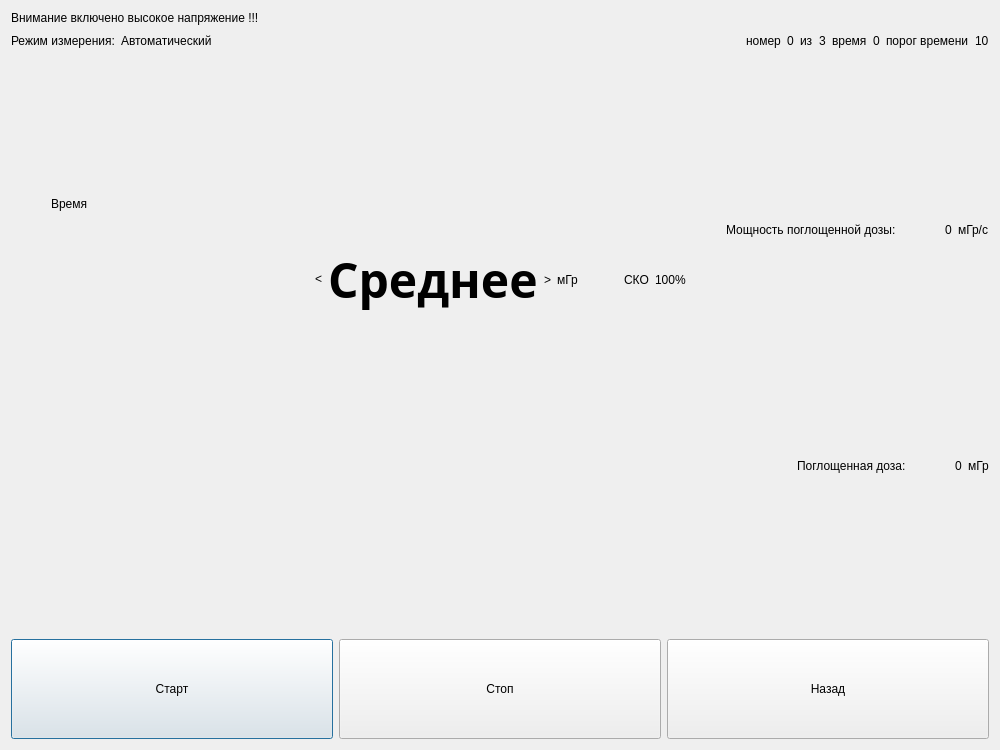
<?xml version="1.0" encoding="UTF-8"?>
<ui version="4.0">
 <class>Beta_measuring_measure</class>
 <widget class="QDialog" name="Beta_measuring_measure">
  <property name="geometry">
   <rect>
    <x>0</x>
    <y>0</y>
    <width>1000</width>
    <height>750</height>
   </rect>
  </property>
  <property name="windowTitle">
   <string>Dialog</string>
  </property>
  <layout class="QVBoxLayout" name="verticalLayout_2">
   <item>
    <widget class="QLabel" name="label_5">
     <property name="text">
      <string>Внимание включено высокое напряжение !!!</string>
     </property>
    </widget>
   </item>
   <item>
    <layout class="QHBoxLayout" name="horizontalLayout">
     <item>
      <widget class="QLabel" name="label_10">
       <property name="text">
        <string>Режим измерения:</string>
       </property>
      </widget>
     </item>
     <item>
      <widget class="QLabel" name="label_11">
       <property name="text">
        <string>Автоматический</string>
       </property>
      </widget>
     </item>
     <item>
      <spacer name="horizontalSpacer_6">
       <property name="orientation">
        <enum>Qt::Horizontal</enum>
       </property>
       <property name="sizeHint" stdset="0">
        <size>
         <width>40</width>
         <height>20</height>
        </size>
       </property>
      </spacer>
     </item>
     <item>
      <widget class="QLabel" name="label_12">
       <property name="text">
        <string>номер</string>
       </property>
      </widget>
     </item>
     <item>
      <widget class="QLabel" name="label_13">
       <property name="text">
        <string>0</string>
       </property>
      </widget>
     </item>
     <item>
      <widget class="QLabel" name="label_14">
       <property name="text">
        <string>из</string>
       </property>
      </widget>
     </item>
     <item>
      <widget class="QLabel" name="label_15">
       <property name="text">
        <string>3</string>
       </property>
      </widget>
     </item>
     <item>
      <widget class="QLabel" name="label_16">
       <property name="text">
        <string>время</string>
       </property>
      </widget>
     </item>
     <item>
      <widget class="QLabel" name="label_17">
       <property name="text">
        <string>0</string>
       </property>
      </widget>
     </item>
     <item>
      <widget class="QLabel" name="label_18">
       <property name="text">
        <string>порог времени</string>
       </property>
      </widget>
     </item>
     <item>
      <widget class="QLabel" name="label_19">
       <property name="text">
        <string>10</string>
       </property>
      </widget>
     </item>
    </layout>
   </item>
   <item>
    <spacer name="verticalSpacer_3">
     <property name="orientation">
      <enum>Qt::Vertical</enum>
     </property>
     <property name="sizeHint" stdset="0">
      <size>
       <width>20</width>
       <height>40</height>
      </size>
     </property>
    </spacer>
   </item>
   <item>
    <layout class="QVBoxLayout" name="verticalLayout">
     <item>
      <layout class="QHBoxLayout" name="horizontalLayout_3">
       <item>
        <spacer name="horizontalSpacer">
         <property name="orientation">
          <enum>Qt::Horizontal</enum>
         </property>
         <property name="sizeType">
          <enum>QSizePolicy::Fixed</enum>
         </property>
         <property name="sizeHint" stdset="0">
          <size>
           <width>40</width>
           <height>20</height>
          </size>
         </property>
        </spacer>
       </item>
       <item>
        <widget class="QLabel" name="label_3">
         <property name="sizePolicy">
          <sizepolicy hsizetype="Preferred" vsizetype="Minimum">
           <horstretch>0</horstretch>
           <verstretch>0</verstretch>
          </sizepolicy>
         </property>
         <property name="text">
          <string>Время</string>
         </property>
        </widget>
       </item>
       <item>
        <spacer name="horizontalSpacer_7">
         <property name="orientation">
          <enum>Qt::Horizontal</enum>
         </property>
         <property name="sizeHint" stdset="0">
          <size>
           <width>40</width>
           <height>20</height>
          </size>
         </property>
        </spacer>
       </item>
      </layout>
     </item>
     <item>
      <layout class="QHBoxLayout" name="horizontalLayout_5">
       <item>
        <layout class="QHBoxLayout" name="horizontalLayout_2">
         <item>
          <spacer name="horizontalSpacer_4">
           <property name="orientation">
            <enum>Qt::Horizontal</enum>
           </property>
           <property name="sizeHint" stdset="0">
            <size>
             <width>40</width>
             <height>20</height>
            </size>
           </property>
          </spacer>
         </item>
         <item>
          <widget class="QLabel" name="label">
           <property name="text">
            <string>Мощность поглощенной дозы: </string>
           </property>
          </widget>
         </item>
         <item>
          <spacer name="horizontalSpacer_3">
           <property name="orientation">
            <enum>Qt::Horizontal</enum>
           </property>
           <property name="sizeType">
            <enum>QSizePolicy::Fixed</enum>
           </property>
           <property name="sizeHint" stdset="0">
            <size>
             <width>40</width>
             <height>20</height>
            </size>
           </property>
          </spacer>
         </item>
         <item>
          <widget class="QLabel" name="label_9">
           <property name="text">
            <string>0</string>
           </property>
          </widget>
         </item>
         <item>
          <widget class="QLabel" name="label_2">
           <property name="text">
            <string>мГр/с</string>
           </property>
          </widget>
         </item>
        </layout>
       </item>
       <item>
        <layout class="QHBoxLayout" name="horizontalLayout_4"/>
       </item>
      </layout>
     </item>
    </layout>
   </item>
   <item>
    <layout class="QHBoxLayout" name="horizontalLayout_8">
     <item>
      <spacer name="horizontalSpacer_9">
       <property name="orientation">
        <enum>Qt::Horizontal</enum>
       </property>
       <property name="sizeHint" stdset="0">
        <size>
         <width>40</width>
         <height>20</height>
        </size>
       </property>
      </spacer>
     </item>
     <item>
      <widget class="QLabel" name="label_23">
       <property name="text">
        <string>&lt;</string>
       </property>
      </widget>
     </item>
     <item>
      <widget class="QLabel" name="label_22">
       <property name="font">
        <font>
         <family>Source Code Pro</family>
         <pointsize>36</pointsize>
         <weight>75</weight>
         <bold>true</bold>
        </font>
       </property>
       <property name="text">
        <string>Среднее</string>
       </property>
      </widget>
     </item>
     <item>
      <widget class="QLabel" name="label_24">
       <property name="text">
        <string>&gt;</string>
       </property>
      </widget>
     </item>
     <item>
      <widget class="QLabel" name="label_25">
       <property name="text">
        <string>мГр</string>
       </property>
      </widget>
     </item>
     <item>
      <spacer name="horizontalSpacer_10">
       <property name="orientation">
        <enum>Qt::Horizontal</enum>
       </property>
       <property name="sizeType">
        <enum>QSizePolicy::Fixed</enum>
       </property>
       <property name="sizeHint" stdset="0">
        <size>
         <width>40</width>
         <height>20</height>
        </size>
       </property>
      </spacer>
     </item>
     <item>
      <widget class="QLabel" name="label_4">
       <property name="text">
        <string>СКО</string>
       </property>
      </widget>
     </item>
     <item>
      <widget class="QLabel" name="label_20">
       <property name="text">
        <string>100%</string>
       </property>
      </widget>
     </item>
     <item>
      <spacer name="horizontalSpacer_8">
       <property name="orientation">
        <enum>Qt::Horizontal</enum>
       </property>
       <property name="sizeHint" stdset="0">
        <size>
         <width>40</width>
         <height>20</height>
        </size>
       </property>
      </spacer>
     </item>
    </layout>
   </item>
   <item>
    <spacer name="verticalSpacer_4">
     <property name="orientation">
      <enum>Qt::Vertical</enum>
     </property>
     <property name="sizeHint" stdset="0">
      <size>
       <width>20</width>
       <height>51</height>
      </size>
     </property>
    </spacer>
   </item>
   <item>
    <layout class="QHBoxLayout" name="horizontalLayout_6">
     <item>
      <spacer name="horizontalSpacer_5">
       <property name="orientation">
        <enum>Qt::Horizontal</enum>
       </property>
       <property name="sizeHint" stdset="0">
        <size>
         <width>40</width>
         <height>20</height>
        </size>
       </property>
      </spacer>
     </item>
     <item>
      <widget class="QLabel" name="label_6">
       <property name="text">
        <string>Поглощенная доза: </string>
       </property>
      </widget>
     </item>
     <item>
      <spacer name="horizontalSpacer_2">
       <property name="orientation">
        <enum>Qt::Horizontal</enum>
       </property>
       <property name="sizeType">
        <enum>QSizePolicy::Fixed</enum>
       </property>
       <property name="sizeHint" stdset="0">
        <size>
         <width>40</width>
         <height>20</height>
        </size>
       </property>
      </spacer>
     </item>
     <item>
      <widget class="QLabel" name="label_8">
       <property name="text">
        <string>0</string>
       </property>
      </widget>
     </item>
     <item>
      <widget class="QLabel" name="label_7">
       <property name="text">
        <string>мГр</string>
       </property>
      </widget>
     </item>
    </layout>
   </item>
   <item>
    <widget class="QLabel" name="label_21">
     <property name="text">
      <string/>
     </property>
    </widget>
   </item>
   <item>
    <spacer name="verticalSpacer_2">
     <property name="orientation">
      <enum>Qt::Vertical</enum>
     </property>
     <property name="sizeHint" stdset="0">
      <size>
       <width>20</width>
       <height>40</height>
      </size>
     </property>
    </spacer>
   </item>
   <item>
    <layout class="QHBoxLayout" name="horizontalLayout_7">
     <item>
      <widget class="QPushButton" name="pushButton_2">
       <property name="sizePolicy">
        <sizepolicy hsizetype="Minimum" vsizetype="Maximum">
         <horstretch>0</horstretch>
         <verstretch>0</verstretch>
        </sizepolicy>
       </property>
       <property name="minimumSize">
        <size>
         <width>0</width>
         <height>100</height>
        </size>
       </property>
       <property name="text">
        <string>Старт</string>
       </property>
      </widget>
     </item>
     <item>
      <widget class="QPushButton" name="pushButton_3">
       <property name="sizePolicy">
        <sizepolicy hsizetype="Minimum" vsizetype="Maximum">
         <horstretch>0</horstretch>
         <verstretch>0</verstretch>
        </sizepolicy>
       </property>
       <property name="minimumSize">
        <size>
         <width>0</width>
         <height>100</height>
        </size>
       </property>
       <property name="text">
        <string>Стоп</string>
       </property>
      </widget>
     </item>
     <item>
      <widget class="QPushButton" name="pushButton">
       <property name="sizePolicy">
        <sizepolicy hsizetype="Minimum" vsizetype="Maximum">
         <horstretch>0</horstretch>
         <verstretch>0</verstretch>
        </sizepolicy>
       </property>
       <property name="minimumSize">
        <size>
         <width>0</width>
         <height>100</height>
        </size>
       </property>
       <property name="text">
        <string>Назад</string>
       </property>
      </widget>
     </item>
    </layout>
   </item>
  </layout>
 </widget>
 <resources/>
 <connections/>
</ui>
